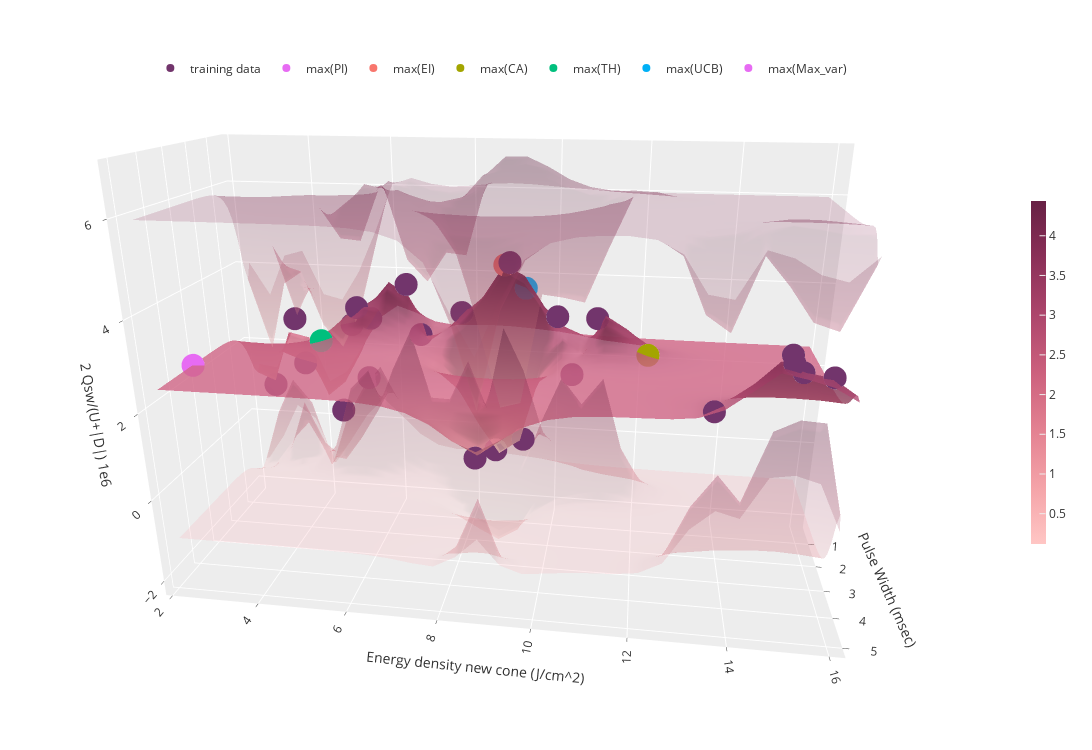

Notebook code for this chart:
### Code cell
vis_acq(raw_train_x, train_y, raw_test_grid, pred_labels, upper_surf, lower_surf, acqs)

### Figure 1 — Plotly figure (JSON) as saved in the notebook; plotly's stock layout.template omitted (floating-point values rounded to 4 significant figures; data arrays with more than 128 entries replaced by an {"elided": "..."} marker saying what was removed)
{"data": [{"colorbar": {"len": 0.5, "thickness": 15}, "colorscale": [[0, "rgb(255, 198, 196)"], [0.1667, "rgb(244, 163, 168)"], [0.3333, "rgb(227, 129, 145)"], [0.5, "rgb(204, 96, 125)"], [0.6667, "rgb(173, 70, 108)"], [0.8333, "rgb(139, 48, 88)"], [1, "rgb(103, 32, 68)"]], "name": "GP regression", "opacity": 0.8, "x": [0.3393, 0.5055, 0.6718, 0.8381, 1.004, 1.171, 1.337, 1.503, 1.669, 1.836, 2.002, 2.168, 2.334, 2.501, 2.667, 2.833, 2.999, 3.166, 3.332, 3.498, 3.664, 3.831, 3.997, 4.163, 4.329, 4.496, 4.662, 4.828, 4.994, 5.161], "y": [2.276, 2.746, 3.215, 3.685, 4.154, 4.624, 5.094, 5.563, 6.033, 6.502, 6.972, 7.441, 7.911, 8.381, 8.85, 9.32, 9.789, 10.26, 10.73, 11.2, 11.67, 12.14, 12.61, 13.08, 13.55, 14.02, 14.49, 14.95, 15.42, 15.89], "z": {"elided": "30x30 float values"}, "type": "surface"}, {"colorscale": [[0, "rgb(255, 198, 196)"], [0.1667, "rgb(244, 163, 168)"], [0.3333, "rgb(227, 129, 145)"], [0.5, "rgb(204, 96, 125)"], [0.6667, "rgb(173, 70, 108)"], [0.8333, "rgb(139, 48, 88)"], [1, "rgb(103, 32, 68)"]], "opacity": 0.2, "showscale": false, "x": [0.3393, 0.5055, 0.6718, 0.8381, 1.004, 1.171, 1.337, 1.503, 1.669, 1.836, 2.002, 2.168, 2.334, 2.501, 2.667, 2.833, 2.999, 3.166, 3.332, 3.498, 3.664, 3.831, 3.997, 4.163, 4.329, 4.496, 4.662, 4.828, 4.994, 5.161], "y": [2.276, 2.746, 3.215, 3.685, 4.154, 4.624, 5.094, 5.563, 6.033, 6.502, 6.972, 7.441, 7.911, 8.381, 8.85, 9.32, 9.789, 10.26, 10.73, 11.2, 11.67, 12.14, 12.61, 13.08, 13.55, 14.02, 14.49, 14.95, 15.42, 15.89], "z": {"elided": "30x30 float values"}, "type": "surface"}, {"colorscale": [[0, "rgb(255, 198, 196)"], [0.1667, "rgb(244, 163, 168)"], [0.3333, "rgb(227, 129, 145)"], [0.5, "rgb(204, 96, 125)"], [0.6667, "rgb(173, 70, 108)"], [0.8333, "rgb(139, 48, 88)"], [1, "rgb(103, 32, 68)"]], "opacity": 0.2, "showscale": false, "x": [0.3393, 0.5055, 0.6718, 0.8381, 1.004, 1.171, 1.337, 1.503, 1.669, 1.836, 2.002, 2.168, 2.334, 2.501, 2.667, 2.833, 2.999, 3.166, 3.332, 3.498, 3.664, 3.831, 3.997, 4.163, 4.329, 4.496, 4.662, 4.828, 4.994, 5.161], "y": [2.276, 2.746, 3.215, 3.685, 4.154, 4.624, 5.094, 5.563, 6.033, 6.502, 6.972, 7.441, 7.911, 8.381, 8.85, 9.32, 9.789, 10.26, 10.73, 11.2, 11.67, 12.14, 12.61, 13.08, 13.55, 14.02, 14.49, 14.95, 15.42, 15.89], "z": {"elided": "30x30 float values"}, "type": "surface"}, {"marker": {"color": "#72356c"}, "mode": "markers", "name": "training data", "x": [0.5, 0.5, 1.0, 1.0, 1.5, 1.5, 5.0, 5.0, 0.5, 5.0, 2.0, 0.5, 0.5, 0.5, 1.0, 1.0, 2.0, 2.0, 2.0, 2.0, 5.0, 5.0, 5.0], "y": [2.73, 3.4, 3.79, 6.44, 5.36, 8.99, 8.8, 14.67, 5.24, 14.89, 10.13, 4.51, 5.37, 4.88, 6.76, 7.77, 8.73, 9.38, 10.48, 11.01, 14.71, 15.44, 13.37], "z": [0.873, 2.677, 1.699, 3.805, 3.335, 4.535, 1.363, 3.841, 1.201, 3.514, 3.471, 0.2633, 2.775, 2.591, 2.58, 3.174, 0.1315, 0.4512, 2.127, 3.468, 3.686, 3.446, 2.652], "type": "scatter3d"}, {"mode": "markers", "name": "max(PI)", "x": [1.337], "y": [8.85], "z": [4.438], "type": "scatter3d"}, {"mode": "markers", "name": "max(EI)", "x": [1.337], "y": [8.85], "z": [4.438], "type": "scatter3d"}, {"mode": "markers", "name": "max(CA)", "x": [2.334], "y": [12.14], "z": [2.788], "type": "scatter3d"}, {"mode": "markers", "name": "max(TH)", "x": [2.002], "y": [4.624], "z": [2.646], "type": "scatter3d"}, {"mode": "markers", "name": "max(UCB)", "x": [1.171], "y": [9.32], "z": [3.871], "type": "scatter3d"}, {"mode": "markers", "name": "max(Max_var)", "x": [3.664], "y": [2.276], "z": [2.504], "type": "scatter3d"}], "layout": {"margin": {"r": 20, "l": 10, "b": 15, "t": 10}, "legend": {"orientation": "h", "yanchor": "bottom", "y": 0.9, "xanchor": "right", "x": 0.85}, "width": 1200, "height": 750, "scene": {"xaxis": {"title": {"text": "Pulse Width (msec)"}}, "yaxis": {"title": {"text": "Energy density new cone (J/cm^2)"}}, "zaxis": {"title": {"text": "2 Qsw/(U+|D|) 1e6"}}, "camera": {"up": {"x": 0, "y": 0, "z": 1}, "center": {"x": 0, "y": 0, "z": 0}, "eye": {"x": 2, "y": 0.3, "z": 0.75}}}}}
